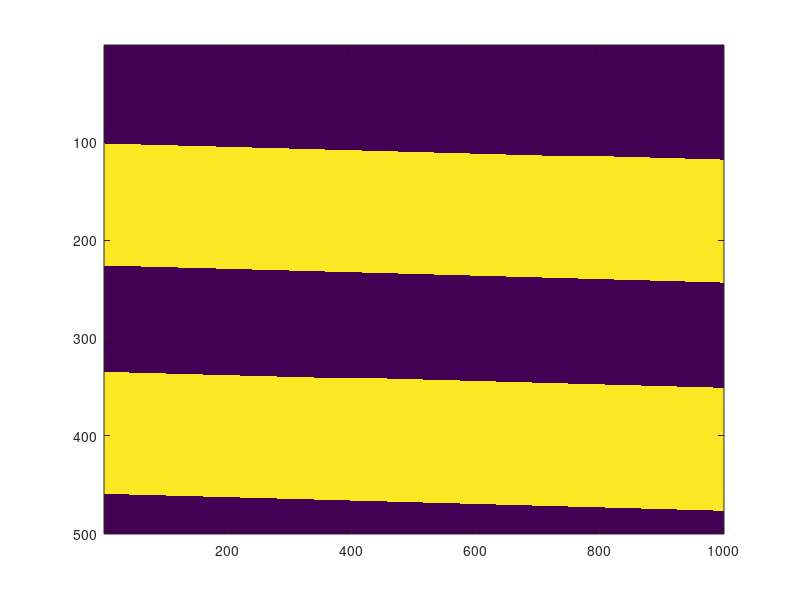
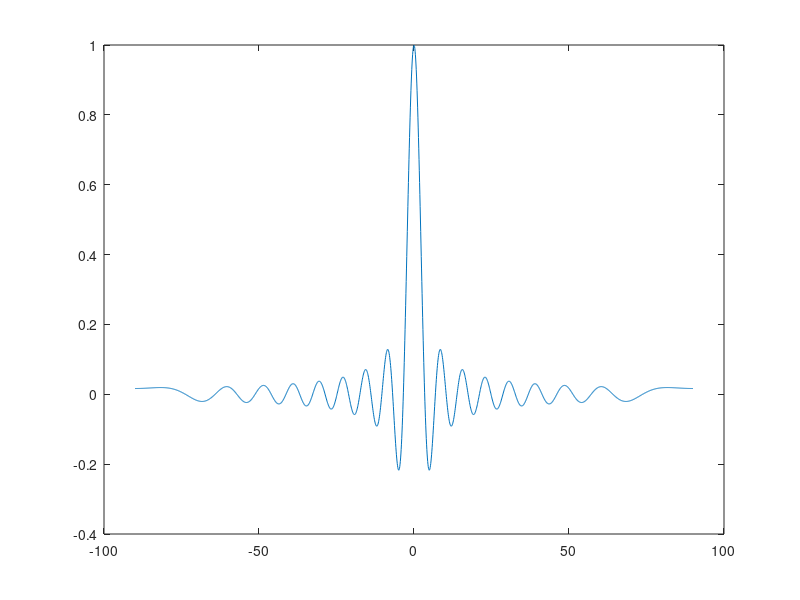
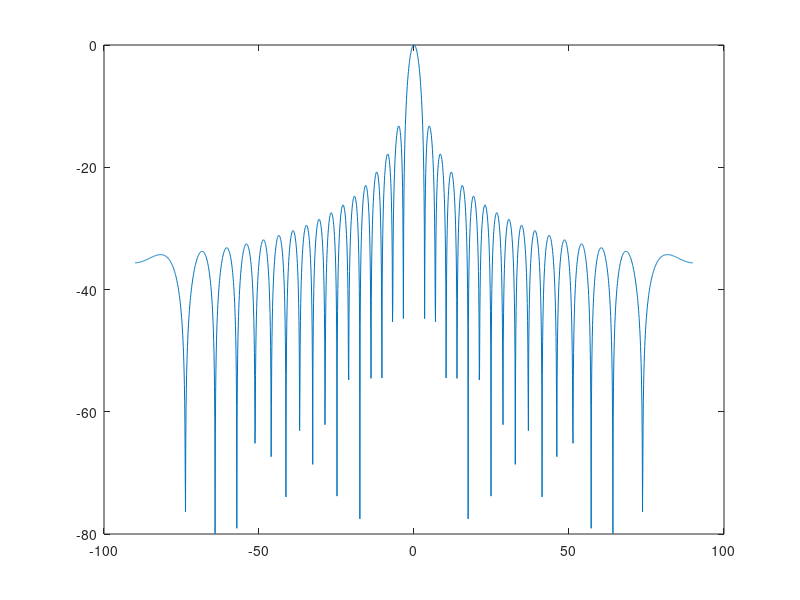
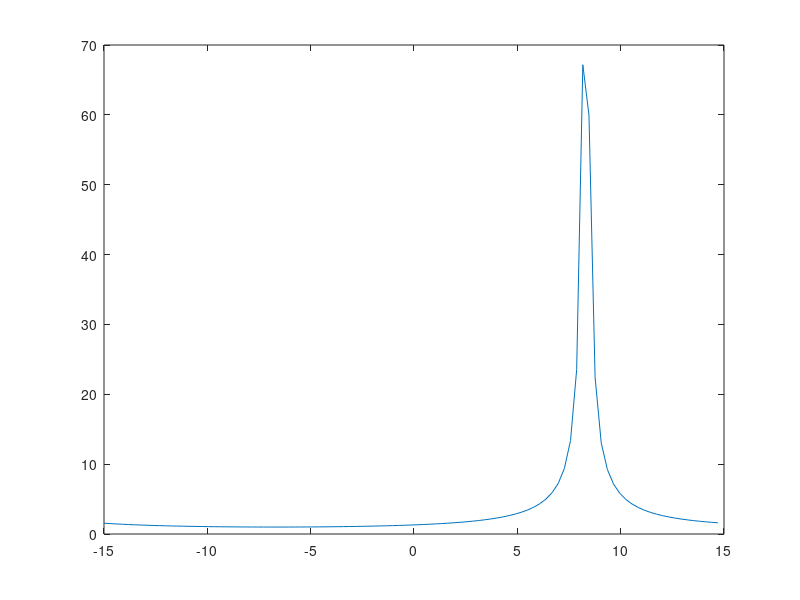

The MATLAB source for these figures, in order:
Dreal = load('data_real.txt');
Dimag = load('data_imag.txt');

DataIQ = Dreal + 1j*Dimag ;

figure; imagesc(abs(DataIQ));


% vreal = load('ventana_real.txt');
% vimag = load('ventana_imag.txt');

% figure; plot(vreal);
% figure; plot(vimag);

te = 10e-6;
c = 3e8;
PRF = 1000;
fs = 50e6;
Tventana = 1e-5;
tau = 2.5e-6;
D = 1;
Fc = 5e9;
lambda = c/Fc;

vmax = PRF/2*lambda/2;

Rmin = te*c/2;
Rmax = Rmin + Tventana*c/2;

tita = -pi/2:pi/2000:pi/2;

E_tita = sin(pi*(D/lambda)*sin(tita))./(pi*(D/lambda)*sin(tita));

figure; plot(tita*180/pi, E_tita);
figure; plot(tita*180/pi, 10*log10(abs(E_tita).^2));




xdata = DataIQ(160,520:620);
v_index1 = -vmax:2*vmax/length(xdata):vmax-2*vmax/length(xdata);
figure; plot(v_index1,abs(fftshift(fft(xdata))));
xdata1 = DataIQ(400,520:680);
v_index2 = -vmax:2*vmax/length(xdata1):vmax-2*vmax/length(xdata1);
figure; plot(v_index2,abs(fftshift(fft(xdata1))));


